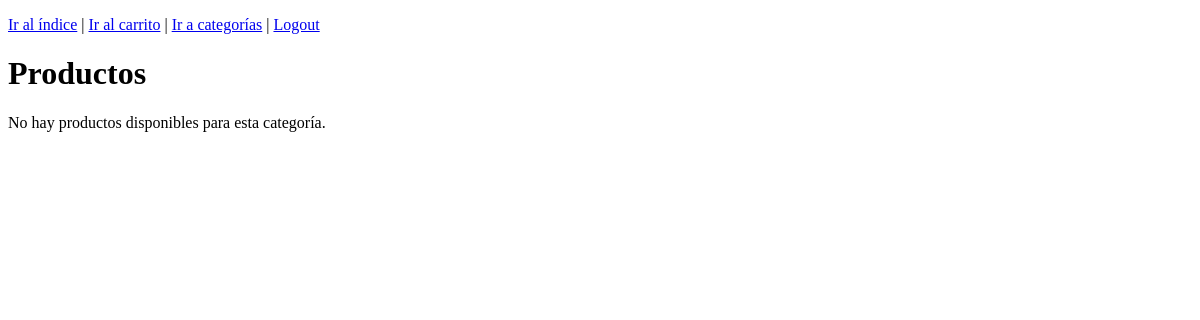
Before: /productos.php?categoria=3 with the older database file.
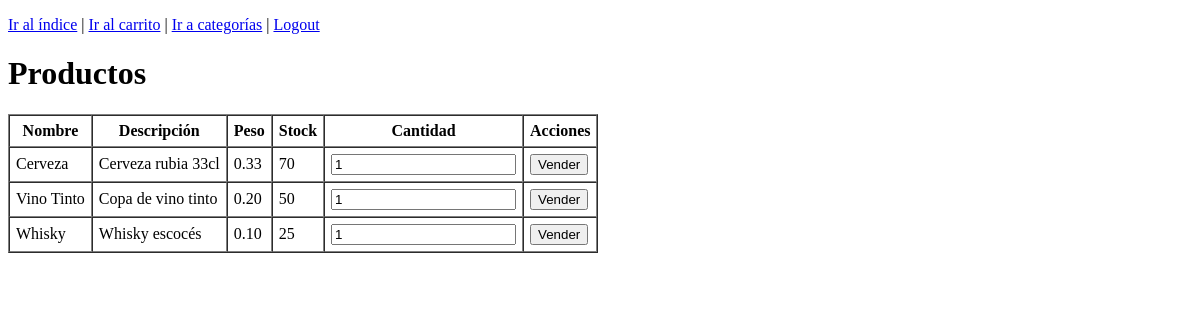
After: the same page with the newer database file.
### tables this page shows
CREATE TABLE Producto (
    CodProd INT AUTO_INCREMENT PRIMARY KEY,
    Nombre VARCHAR(100) NOT NULL,
    Descripcion VARCHAR(255) NULL,
    Peso DECIMAL(6,2) NOT NULL,
    Stock INT NOT NULL,
    idCategoria INT NOT NULL,
    FOREIGN KEY (idCategoria) REFERENCES Categoria(idCategoria)
);

### public/productos.php (the view, shortened to what this page needs)
<?php
$num= $_GET['categoria'];
$productos = [];
try {
    $pdo = Conexion::getConexion();
    $stmt = $pdo->prepare("SELECT CodProd, Nombre, Descripcion, Peso, Stock FROM Producto WHERE idCategoria = ? ORDER BY Nombre");
    $stmt->execute([$num]);
    $productos = $stmt->fetchAll(PDO::FETCH_ASSOC);
} catch (PDOException $e) {
    $mensaje = $e->getMessage();
}
?>
<!doctype html>
<html lang="en">
<head>
</head>
<body>
<p>
    <a href="index.php">Ir al índice</a>
    |
    <a href="carrito.php">Ir al carrito</a>
    |
    <a href="categorias.php">Ir a categorías</a>
    |
    <a href="logout.php">Logout</a>
</p>
<h1>Productos</h1>
<?php if (!empty($productos)): ?>
    <table border="1" cellpadding="6" cellspacing="0">
        <thead>
        <tr>
            <th>Nombre</th>
            <th>Descripción</th>
            <th>Peso</th>
            <th>Stock</th>
            <th>Cantidad</th>
            <th>Acciones</th>
        </tr>
        </thead>
        <tbody>
        <?php foreach ($productos as $p): ?>
            <tr>
                <td><?= htmlspecialchars($p['Nombre']) ?></td>
                <td><?= htmlspecialchars($p['Descripcion']) ?></td>
                <td><?= htmlspecialchars($p['Peso']) ?></td>
                <td><?= htmlspecialchars($p['Stock']) ?></td>
                <td>
                    <form action="productos.php?categoria=<?= urlencode((string)$num) ?>" method="post" style="margin:0;">
                        <input type="number" name="cantidad" value="1" min="1"  required>
                </td>
                <td>
                        <button type="submit">Vender</button>
                </td>
            </tr>
        <?php endforeach; ?>
        </tbody>
    </table>
<?php else: ?>
    <p>No hay productos disponibles para esta categoría.</p>
<?php endif; ?>
</body>
</html>

Changed rows visible on the page:
added producto: Nombre "Cerveza", Descripcion "Cerveza rubia 33cl", Peso "0.33", Stock "70"
added producto: Nombre "Vino Tinto", Descripcion "Copa de vino tinto", Peso "0.20", Stock "50"
added producto: Nombre "Whisky", Descripcion "Whisky escocés", Peso "0.10", Stock "25"
Other visible differences:
text no longer shown: "No hay productos disponibles para esta categoría."
text now shown: "Nombre Descripción Peso Stock Cantidad Acciones"
